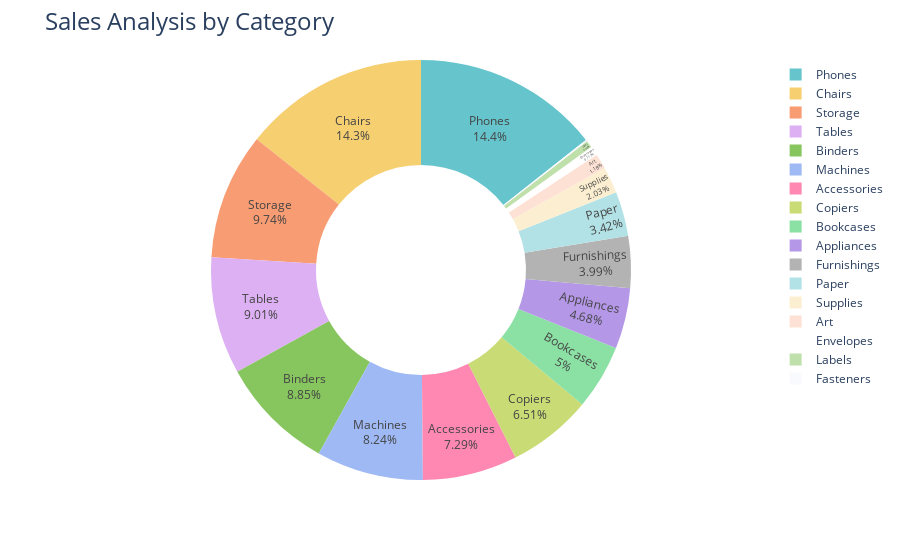

Here is the notebook cell this chart was saved with:
### Code cell
sales_by_subcategory = data.groupby('Sub-Category')['Sales'].sum().reset_index()


fig = px.pie(sales_by_subcategory, 
             values='Sales', 
             names='Sub-Category', 
             hole=0.5, 
             color_discrete_sequence=px.colors.qualitative.Pastel)

fig.update_traces(textposition='inside', textinfo='percent+label')
fig.update_layout(title_text='Sales Analysis by Category', title_font=dict(size=24))

fig.show()

### Figure 1 — Plotly figure (JSON) as saved in the notebook; plotly's stock layout.template omitted (floating-point values rounded to 4 significant figures)
{"data": [{"domain": {"x": [0, 1], "y": [0, 1]}, "hole": 0.5, "hovertemplate": "Sub-Category=%{label}<br>Sales=%{value}<extra></extra>", "labels": ["Accessories", "Appliances", "Art", "Binders", "Bookcases", "Chairs", "Copiers", "Envelopes", "Fasteners", "Furnishings", "Labels", "Machines", "Paper", "Phones", "Storage", "Supplies", "Tables"], "legendgroup": "", "name": "", "showlegend": true, "textinfo": "percent+label", "textposition": "inside", "type": "pie", "values": [167400.0, 107500.0, 27120.0, 203400.0, 114900.0, 328400.0, 149500.0, 16480.0, 3024.0, 91710.0, 12490.0, 189200.0, 78480.0, 330000.0, 223800.0, 46670.0, 207000.0]}], "layout": {"autosize": true, "legend": {"tracegroupgap": 0}, "margin": {"t": 60}, "piecolorway": ["rgb(102, 197, 204)", "rgb(246, 207, 113)", "rgb(248, 156, 116)", "rgb(220, 176, 242)", "rgb(135, 197, 95)", "rgb(158, 185, 243)", "rgb(254, 136, 177)", "rgb(201, 219, 116)", "rgb(139, 224, 164)", "rgb(180, 151, 231)", "rgb(179, 179, 179)"], "title": {"font": {"size": 24}, "text": "Sales Analysis by Category"}}}
